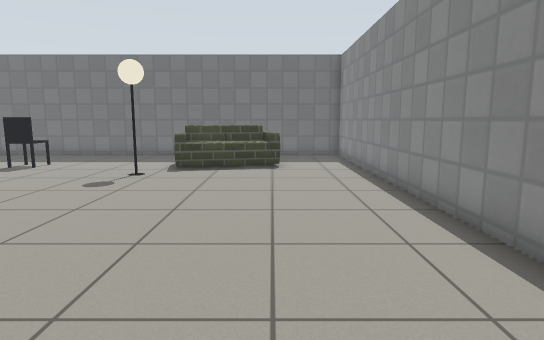
View 1 (above)

16 first-person views from a walk through a robot-simulator world made for Gazebo. The camera is 0.9 m above the floor, tilts 8° down and sees 75° across. The floor is counted in squares, 0.5 m on a side. Each view is taken from the middle of a square. On the plan, view 1 faces up. The plan holds only what a view shows up to about 17 squares ahead; the rest is blank. Gazebo's built-in surfaces are drawn with simple patterns. Some stock models are drawn as simple stand-ins. Surface patterns are stand-ins for the level's own textures.

View 2
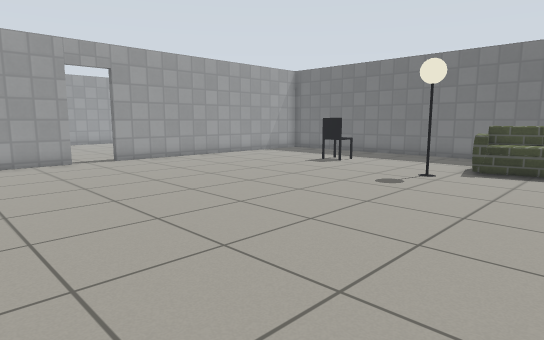

View 3
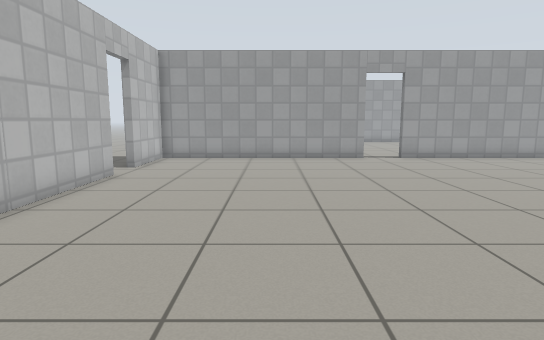

View 4
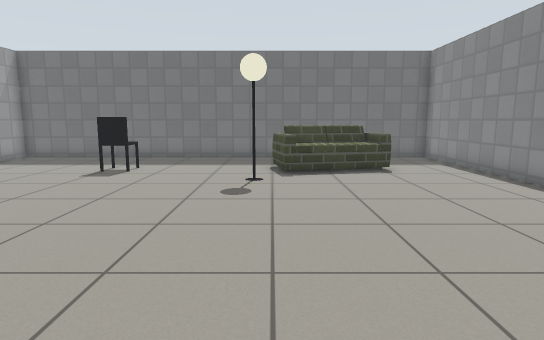

View 5
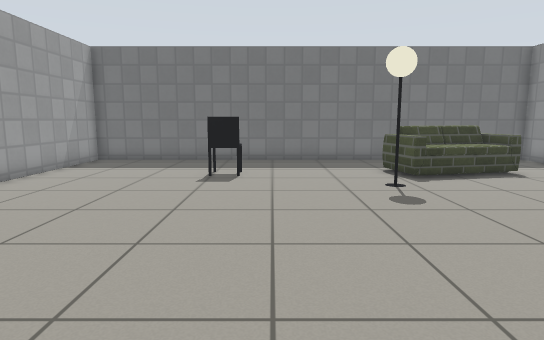

View 6
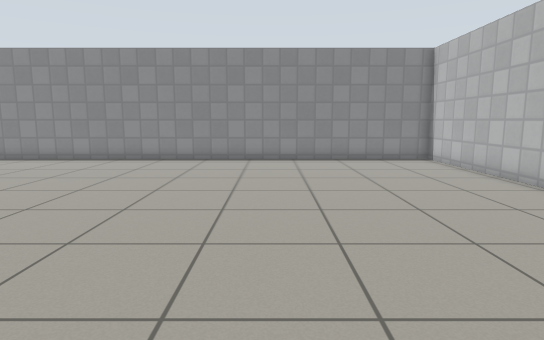

View 7
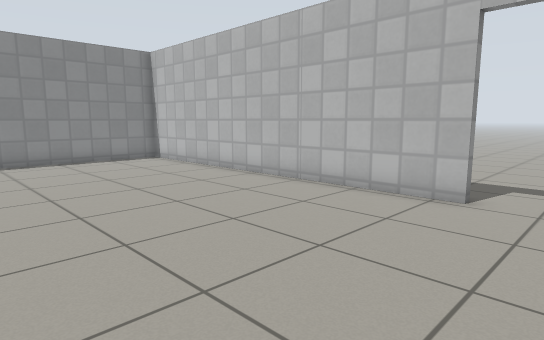

View 8
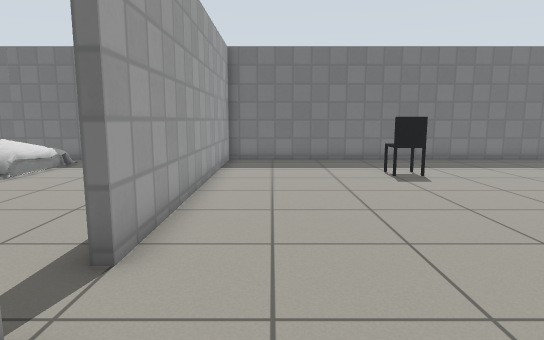

View 9
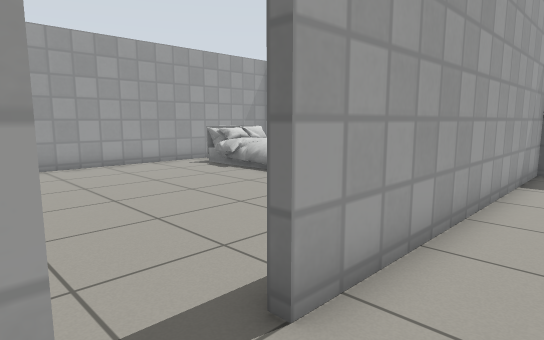

View 10
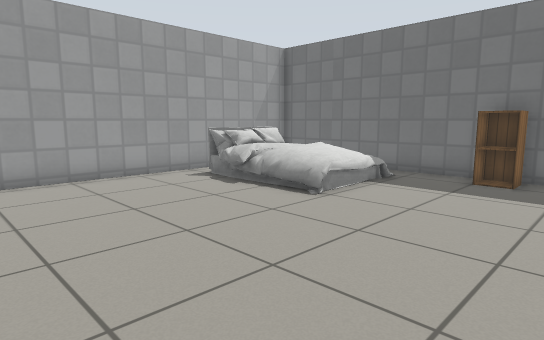

View 11
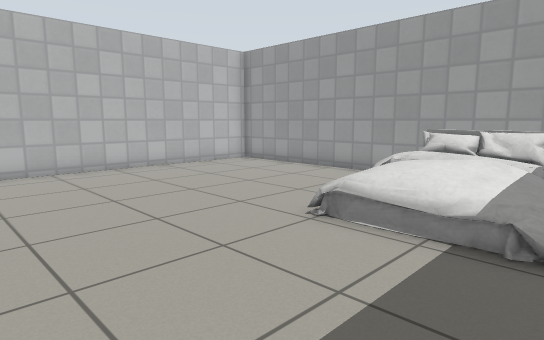

View 12
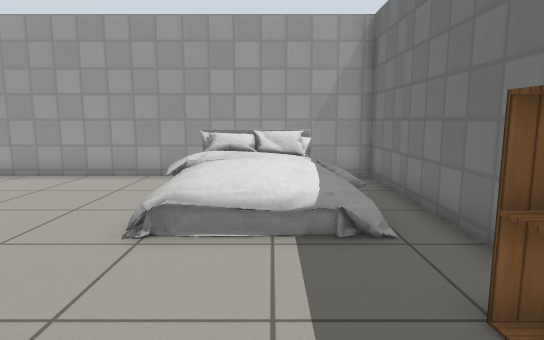

View 13
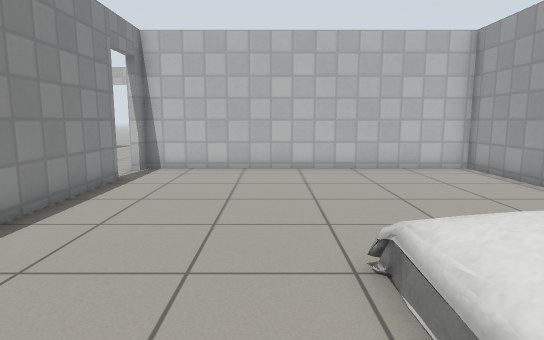

View 14
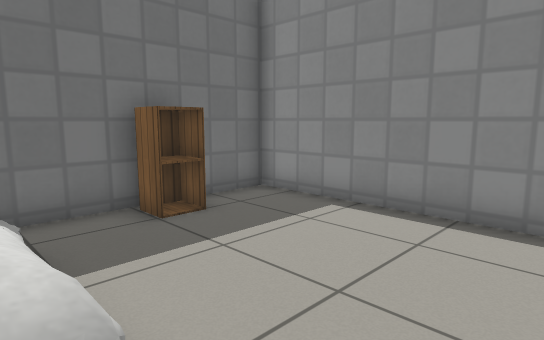

View 15
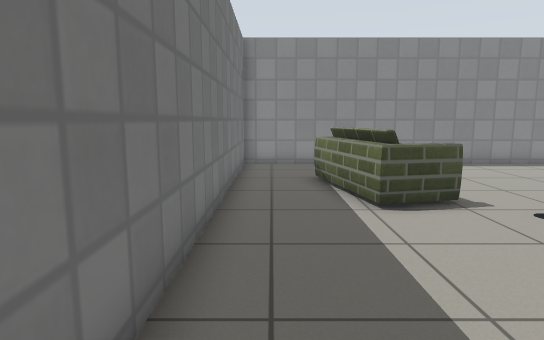

View 16
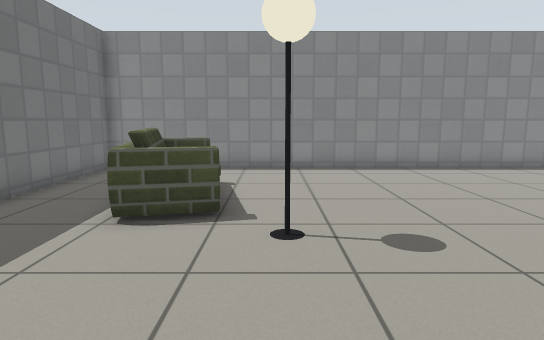

### Floor plan
Points are (right, up) in squares from view 1. A wall is a line through its corners. A room is listed if a view was taken in it or the views show most of it. See-through windows are left out.
Room 1 (views 1, 2, 3, 4, 5, 6, 7, 8, 9, 15, 16)
walls: (-16, 4.4) (-16, -5.3) (-12.5, -5.3); (-10.7, -5.3) (3.4, -5.3) (3.4, 18.1) (-16, 18.1) (-16, 6.2)
ways out: open door at (-16, 5.5) to room 2; open door at (-11.5, -5.5)
objects: office chair (-10, 13) to (-9, 14); lamp (-5, 11) to (-4, 12); sofa (-4, 13) to (0, 16)
Room 2 (views 10, 11, 12, 13, 14)
walls: (-16.3, 6.2) (-16.3, 18.1) (-28.4, 18.1) (-28.4, 3.7) (-16.3, 3.7)
ways out: open door at (-16, 5.5) to room 1
objects: bed (-27, 13) to (-22, 17); cabinet (-20, 17) to (-19, 17)

Where each view was taken, in squares from view 1:
view 1: 0 up, 0 right, facing up
view 2: 0 up, 0 right, facing up-left
view 3: 0 up, 1 right, facing left
view 4: 1 up, 4 left, facing up
view 5: 2 up, 8 left, facing up
view 6: 2 up, 13 left, facing right
view 7: 3 up, 13 left, facing down-right
view 8: 2 up, 14 left, facing up
view 9: 4 up, 14 left, facing up-left
view 10: 6 up, 17 left, facing up-left
view 11: 17 up, 17 left, facing down-left
view 12: 15 up, 17 left, facing left
view 13: 17 up, 21 left, facing down
view 14: 11 up, 23 left, facing up-right
view 15: 17 up, 11 left, facing right
view 16: 12 up, 10 left, facing right
